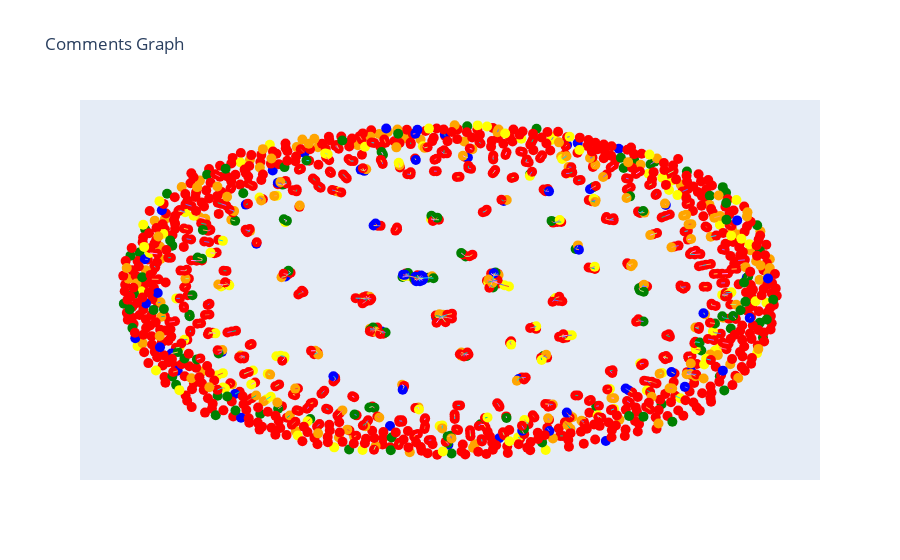

Notebook code for this chart:
### Code cell
# Create a Plotly figure
fig = go.Figure()

# Add scatter trace for nodes with assigned positions
for node, position in pos.items():
    x, y = position  # Get the position of the node
    color = G.nodes[node]['color']  # Get the color attribute of the node
    hover = G.nodes[node]['hover']
    fig.add_trace(go.Scatter(x=[x], y=[y], marker=dict(size=10,color=color), hovertext=hover,name=f'CommentID {node}',))

for edge in G.edges():
    x0, y0 = pos[edge[0]]
    x1, y1 = pos[edge[1]]
    fig.add_trace(go.Scatter(x=[x0, x1], y=[y0, y1], mode='lines', line=dict(width=1), name='Edge'))

# Update the layout of the figure
fig.update_layout(showlegend=False, title='Comments Graph')

fig.update_layout(xaxis=dict(showgrid=False, zeroline=False, showticklabels=False),
                  yaxis=dict(showgrid=False, zeroline=False, showticklabels=False))

# Show the figure
fig.show()

fig.write_html('graph_coms.html')
